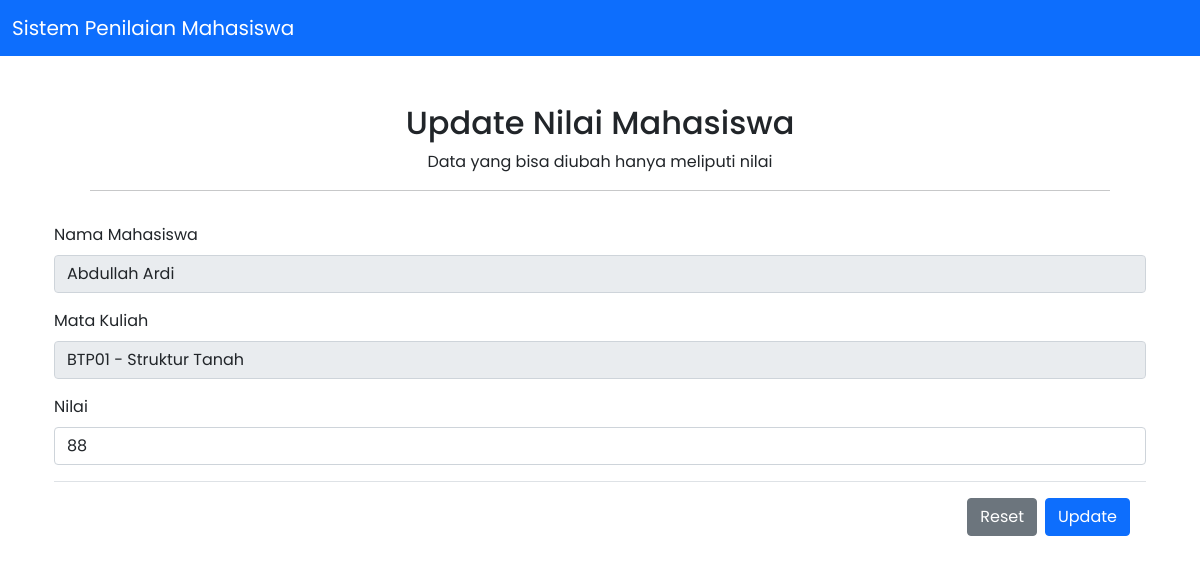
/pages/nilai/update.php?id=1 (signed in), run on the app's committed database.
### tables this page shows
CREATE TABLE `nilai` (
  `id` int(5) NOT NULL,
  `id_mhs` int(5) NOT NULL,
  `mata_kuliah` varchar(100) NOT NULL,
  `nilai` varchar(5) NOT NULL,
  `grade` char(1) NOT NULL
);

CREATE TABLE `mahasiswa` (
  `id` int(5) NOT NULL,
  `NIM` varchar(15) NOT NULL,
  `nama` varchar(100) NOT NULL,
  `program_studi` varchar(100) NOT NULL,
  `no_hp` varchar(15) NOT NULL
);

### pages/nilai/update.php (the view, shortened to what this page needs)
<?php
require "../../connection.php";
if ( isset($_GET["id"]) )
{
  $id = $_GET["id"];
  $SQL = "SELECT mahasiswa.nama, nilai.id_mhs, nilai.mata_kuliah, nilai.id, nilai.nilai, nilai.grade FROM mahasiswa INNER JOIN nilai ON mahasiswa.id = nilai.id_mhs AND nilai.id = $id";
  $rows = [];
  $query_results = mysqli_query($conn, $SQL);
  while ( $row = mysqli_fetch_assoc($query_results) ) $rows[] = $row;
}
?>
<!doctype html>
<html lang="en">
  <head>
  <link href="https://cdn.jsdelivr.net/npm/bootstrap@5.0.2/dist/css/bootstrap.min.css" rel="stylesheet">
	<link rel="stylesheet" href="https://use.fontawesome.com/releases/v6.1.1/css/all.css"/>
	<link rel="stylesheet" href="../../src/index.css">
  </head>
  <body>
  <nav class="navbar navbar-light bg-primary">
    <div class="container-fluid">
      <a class="navbar-brand text-white" href="#">Sistem Penilaian Mahasiswa</a>
    </div>
  </nav>
  <main class="container-md">
    <section class="p-4 shadow-4 rounded-3 bg-white text-center px-5 pt-5">
      <h2>Update Nilai Mahasiswa</h2>
      <p>Data yang bisa diubah hanya meliputi nilai</p>
      <hr class="my-2" />
    </section>
    <section class="container-md">
      <form id="form-create" action="./update.php" method="POST" class="">
<?php
$nama = $rows[0]["nama"];
$mata_kuliah = $rows[0]["mata_kuliah"];
$nilai = $rows[0]["nilai"];
echo <<<EOT
        <input type="hidden" name="id" value="$id">
        <div class="mb-3">
          <label for="NIM" class="form-label">Nama Mahasiswa</label>
          <input type="text" class="form-control" required value="$nama" disabled>
        </div>
        <div class="mb-3">
          <label for="nama" class="form-label">Mata Kuliah</label>
          <input type="text" class="form-control" value="$mata_kuliah" disabled>
        </div>
        <div class="mb-3">
          <label for="program_studi" class="form-label">Nilai</label>
          <input type="number" class="form-control" name="nilai" value="$nilai" required>
        </div>
      </div>
      <div class="modal-footer">
        <button type="reset" class="btn btn-secondary">Reset</button>
        <button type="submit" class="btn btn-primary" name="update">Update</button>
      </div>
EOT;
?>
      </form>
    </section>
  </main>
  </body>
</html>

### src/index.css (style rules this page uses)
* { font-family: 'Poppins', sans-serif }

### data on the page
nilai: id_mhs.nama "Abdullah Ardi", mata_kuliah "BTP01 - Struktur Tanah", nilai "88"
